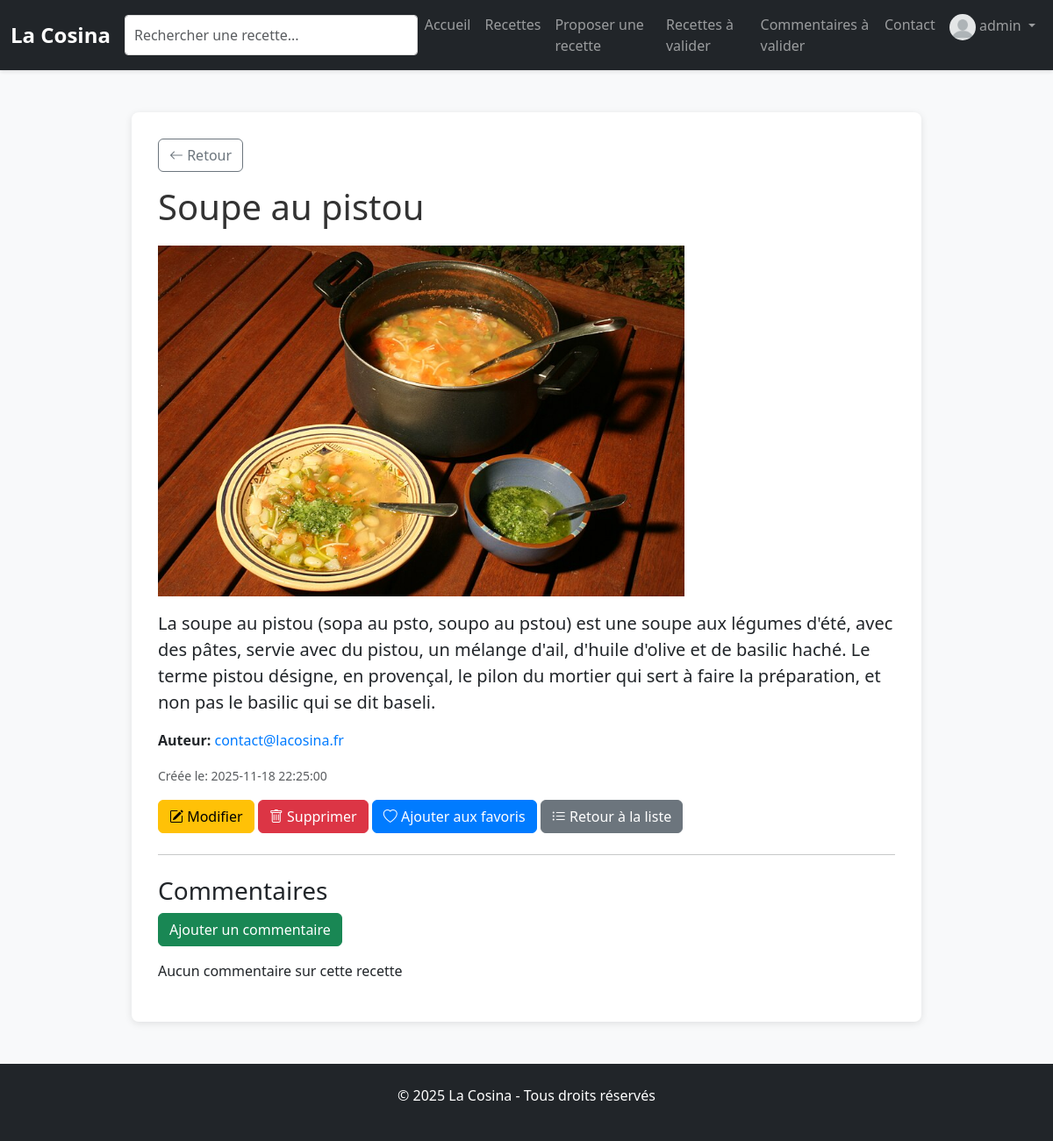
/index.php?c=Recette&a=detail&id=11 (signed in), run on the app's committed database.
### tables this page shows
CREATE TABLE `recettes` (
    `id` int NOT NULL AUTO_INCREMENT,
    `titre` varchar(100) NOT NULL,
    `description` text NOT NULL,
    `auteur` varchar(100) NOT NULL,
    `image` varchar(100) DEFAULT NULL,
    `date_creation` datetime NOT NULL,
    `type_plat` enum('Entrée', 'Plat', 'Dessert') DEFAULT 'Plat',
    `isApproved` tinyint(1) DEFAULT 1,
    PRIMARY KEY (`id`)
);

### models/Recette.php (called while the page is built, shortened)
<?php
class Recette
{
    private $pdo;
    public function __construct($pdo)
    {
        $this->pdo = $pdo;
    }
    public function getById($id)
    {
        $sql = "SELECT * FROM recettes WHERE id = ?";
        $stmt = $this->pdo->prepare($sql);
        $stmt->execute([$id]);
        return $stmt->fetch(PDO::FETCH_ASSOC);
    }
}
?>

### controllers/FavoriController.php (called while the page is built, shortened)
<?php
class FavoriController
{
    private $favoriModel;
    public function __construct()
    {
        global $pdo;
        $this->favoriModel = new Favori($pdo);
    }
    public function existe($recette_id, $user_id)
    {
        $favoris = $this->favoriModel->findBy(['user_id' => $user_id, 'recette_id' => $recette_id]);
        return count($favoris) > 0;
    }
}
?>

### models/Favori.php (called while the page is built, shortened)
<?php
class Favori
{
    private $pdo;
    public function __construct($pdo)
    {
        $this->pdo = $pdo;
    }
    public function findBy($conditions)
    {
        $where = [];
        $params = [];
        foreach ($conditions as $key => $value) {
            $where[] = "$key = ?";
            $params[] = $value;
        }
        $sql = "SELECT * FROM favoris WHERE " . implode(' AND ', $where);
        $stmt = $this->pdo->prepare($sql);
        $stmt->execute($params);
        return $stmt->fetchAll(PDO::FETCH_ASSOC);
    }
}
?>

### views/Recette/detail.php (the view, shortened to what this page needs)
<div class="mb-3">
    <a href="javascript:history.back()" class="btn btn-outline-secondary">
        <i class="bi bi-arrow-left"></i> Retour
    </a>
</div>
<h1><?php echo htmlspecialchars($recette['titre']); ?></h1>
<img src="<?php echo ($recette['image'] ? $recette['image'] : 'images/no_image.png'); ?>" alt="<?php echo htmlspecialchars($recette['titre']); ?>" class="img-fluid mb-3" style="max-height: 400px; object-fit: cover;">
<p class="lead"><?php echo htmlspecialchars($recette['description']); ?></p>
<p><strong>Auteur:</strong> <a href="mailto:<?php echo htmlspecialchars($recette['auteur']); ?>"><?php echo htmlspecialchars($recette['auteur']); ?></a></p>
<p><small class="text-muted">Créée le: <?php echo $recette['date_creation']; ?></small></p>
<div class="mb-3">
    <?php if (isset($_SESSION['user_isAdmin']) && $_SESSION['user_isAdmin']): ?>
    <a href="index.php?c=Recette&a=modifier&id=<?php echo $recette['id']; ?>" class="btn btn-warning">
        <i class="bi bi-pencil-square"></i> Modifier
    </a>
    <a href="index.php?c=Recette&a=supprimer&id=<?php echo $recette['id']; ?>" class="btn btn-danger" onclick="return confirm('Êtes-vous sûr de vouloir supprimer cette recette ?');">
        <i class="bi bi-trash"></i> Supprimer
    </a>
    <?php endif; ?>
    <?php if (isset($_SESSION['id'])): ?>
    <a href="index.php?c=Favori&a=ajouter&id=<?php echo $recette['id']; ?>" class="btn btn-primary">
        <i class="bi <?php echo $existe ? 'bi-heart-fill' : 'bi-heart'; ?>"></i>
        <?php echo $existe ? 'Retirer des favoris' : 'Ajouter aux favoris'; ?>
    </a>
    <?php endif; ?>
    <a href="index.php?c=Recette&a=lister" class="btn btn-secondary">
        <i class="bi bi-list-ul"></i> Retour à la liste
    </a>
</div>
<hr class="my-4">
<div id="commentaire-section">
    <h3>Commentaires</h3>
    <button id="bt-ajout-commentaire" class="btn btn-success mb-3" data-id="<?php echo $recette['id']; ?>">Ajouter un commentaire</button>
    <div id="div-commentaire">
        <?php if (empty($commentaires)): ?>
            <p>Aucun commentaire sur cette recette</p>
        <?php endif; ?>
    </div>
</div>

### css/style.css (style rules this page uses)
body { background-color: #f8f9fa; font-family: 'Segoe UI', Tahoma, Geneva, Verdana, sans-serif; }
.btn-primary { background-color: #007bff; border-color: #007bff; }
h1, h2 { color: #333; margin-bottom: 20px; }
a { color: #007bff; text-decoration: none; }

### data on the page
recettes: titre "Soupe au pistou", image (picture), description "La soupe au pistou (sopa au psto, soupo au pstou) est une soupe aux légumes d'été, avec des pâtes, servie avec du pistou, un mélange d'ail, d'huile d'olive et de basilic haché. Le terme pistou désigne, en provençal, le pilon du mortier qui sert à faire la préparation, et non pas le basilic qui se dit baseli.", auteur "contact@lacosina.fr", date_creation "2025-11-18 22:25:00"

### other printed values
$_SESSION['user_identifiant'] "admin"
